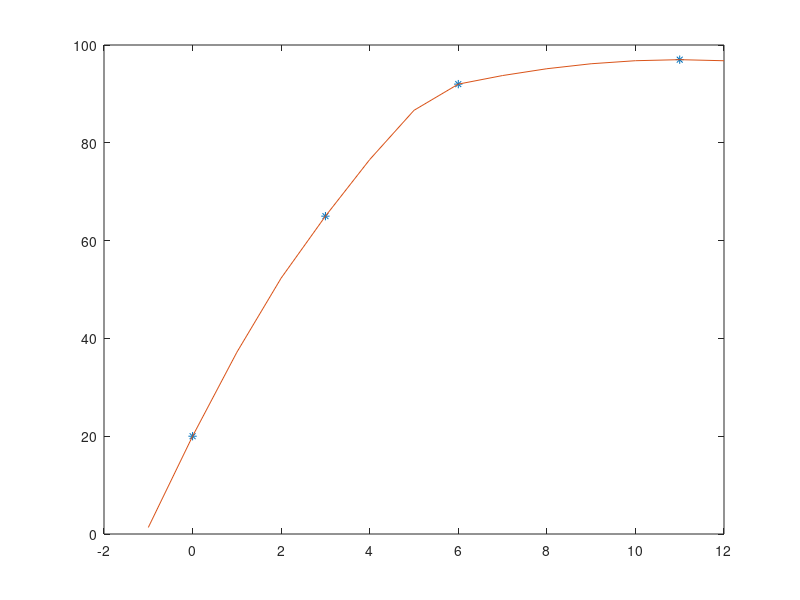

MATLAB code to generate this figure:
x = [0 3 6 11]
y = [20 65 92 97]

plot(x,y, '*')
interp = interp1(x,y,-1:12,'pchip', 'extrap')

hold on
plot(-1:12,interp,'-')
